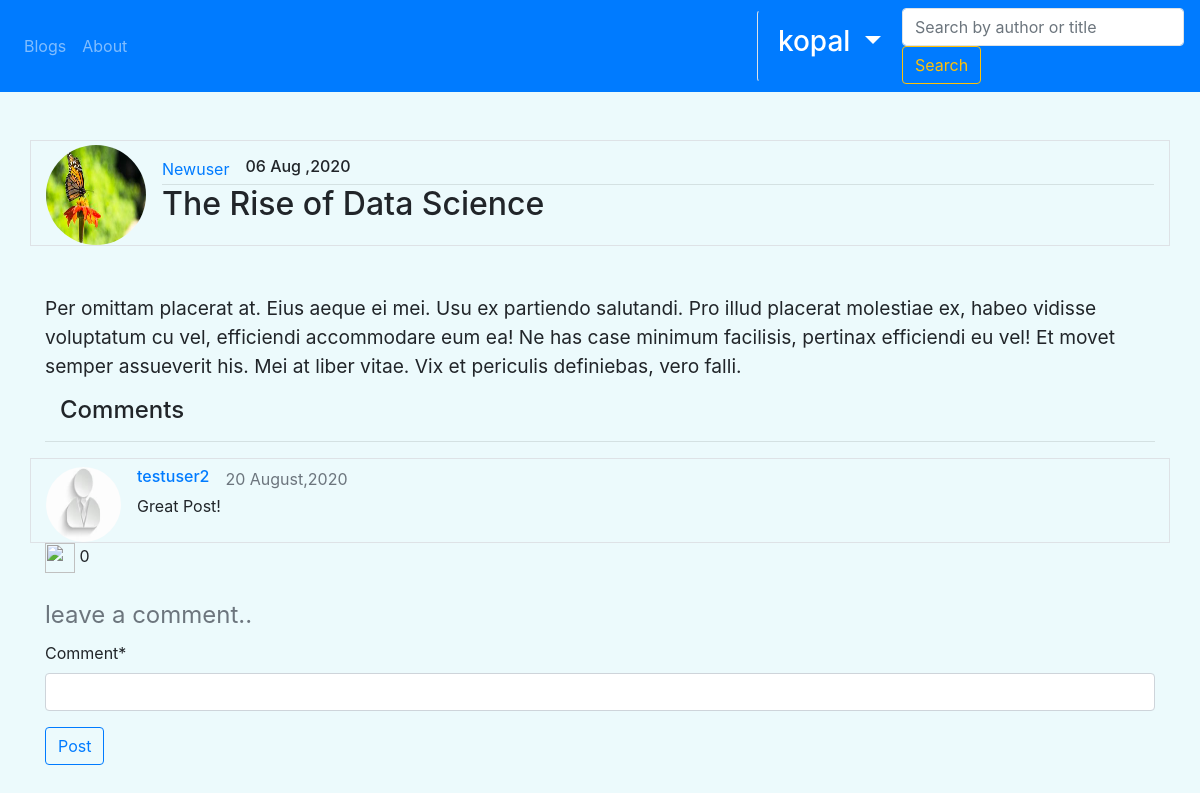
/post/45 (signed in), run on the app's committed database.
### blog/models.py (models this page shows, shortened)
class Post(models.Model):
    title = models.CharField(max_length =100)
    content = models.TextField()
    description = models.CharField(blank=True, null=True ,max_length=300)
    date_posted = models.DateTimeField(default = timezone.now, blank=True)
    author = models.ForeignKey(User ,on_delete=models.CASCADE)

class Comment(models.Model):
    comment = models.CharField(max_length=1000)
    name = models.ForeignKey(User , on_delete=models.CASCADE)
    dated = models.DateTimeField(default = timezone.now)
    post = models.ForeignKey(Post , on_delete=models.CASCADE)
    active = models.BooleanField(default = True)

### Users/models.py (models this page shows, shortened)
class Profile(models.Model):
    user = models.OneToOneField(User , on_delete= models.CASCADE)
    image = models.ImageField(default= 'default.jpg' , upload_to= 'profile_media')

### blog/views.py (the view, shortened to what this page needs)
# urls.py: path("post/<int:pk>",PostDetailView.as_view(), name="post-detail"),
class PostDetailView(DetailView):
    model = Post
    context = {}
    def get_context_data(self, **kwargs):
        post = get_object_or_404(Post , pk = self.kwargs.get('pk'))
        ordering = ['-date_posted']
        comments = Comment.objects.filter(post= post).filter( active=True ).order_by('-dated' ,'-id')
        context = super(PostDetailView, self).get_context_data(**kwargs)
        context['form'] = CreateComment()
        context['comments'] = comments
        context['Upvotes'] = post.vote_set.filter(Like=True).count()
        return context

### blog/forms.py
class CreateComment(forms.ModelForm):
    class Meta:
        model = Comment
        exclude = ['post','name','dated','active']

### blog/templates/blog/post_detail.html (shortened to what this page needs)
{% extends "blog/base.html" %}
{% load crispy_forms_tags %}
{% block content %}
  <br><br>
     <div class="container media border">
      <img src={{object.author.profile.image.url}} class="mr-3 mt-1 rounded-circle" style="width: 100px; height: 100px; aspect-ratio: 1;" alt="image">
      <div class="media-body">
        <div class = " mt-3" style = "display : flex;">
          <a href = {% url "user-posts" post.author %} class = "mr-3">  {{post.author}}    </a>
          <h6 class = "grey" >{{object.date_posted|date:"d M ,Y"}}  </h6>
        </div>
        <hr class="mt-0 mb-0">
        <h2 class = "text-monospace mt-0">
          {{object.title}}
        </h2>
      </div>
    </div>
    <p class="container mt-5" style="font-size:larger;">
        {{object.content}}
    </p>
    <div class="container">
      <h4 class ="container" >Comments</h4>
      <hr>
    </div>
    {% for comment in comments %}
      <div class="container media border">
        <img src={{comment.name.profile.image.url}} class="mr-3 mt-2 rounded-circle equal"  alt="image">
        <div class="media-body">
          <div class = " mt-2" style = "display : flex;">
            <a href = {% url "user-posts" comment.name.username %} class = "mr-3"> <h6 >  {{comment.name}}    </h6>  </a>
            <span class ='text-muted' > {{ comment.dated|date:"d F,Y" }}  </span>
          </div>
          {{comment.comment}}
      </div>
    </div>
    {% endfor %}
    {% if user.is_authenticated %}
      <footer class='container'>
        {% if request.user == object.author %}
            <p>Upvotes : {{Upvotes}}</p>
            <a href= {% url "post-update" object.id %}><button class="btn btn-primary">Update Post</button></a>
            <a href={% url "post-delete" object.id %}><button class="btn btn-danger">Delete Post</button></a>
          </footer>
        {% else %}
        <a href={% url "upvote" object.id %}> <img src = "../../../media/Upvote.png" width=30px height=30px> </a>
        {{Upvotes}}
      </footer>
        {% endif %}
      <br>
      <form method='POST' class="container">
          <fieldset >
              <legend class="text-muted">leave a comment..</legend>
                  {{ form|crispy}}
          </fieldset>
        <button type="submit" class="btn btn-outline-primary">Post</button>
      </form>
    {% else %}
      <div class= "container">
        <hr>
        <a href={% url "cpost-detail" post.id %}>Login to comment or upvote..</a>
      </div>
    {% endif %}
{% endblock content %}

### blog/templates/blog/base.html (shortened to what this page needs)
{% load static %}
<!DOCTYPE html>
<html>
<head>
    <link rel="stylesheet" href="https://maxcdn.bootstrapcdn.com/bootstrap/4.0.0/css/bootstrap.min.css">
</head>
    <body >
        <nav class="navbar navbar-dark sticky-top navbar-expand-lg bg-primary">
            <div class="collapse navbar-collapse" id="navbarTogglerDemo02">
              <ul class="navbar-nav mr-auto">
                {% if posts or userposts %}
                  <li class="nav-item active ">
                {% else %}
                  <li class="nav-item">
                {% endif %}
                  <a class="nav-link light" href= {% url "blog-home" %} > Blogs  <span class="sr-only"> (current) </span></a>
                </li>
                {% if page == 2 %}
                  <li class="nav-item active ">
                {% else %}
                  <li class="nav-item">
                {% endif %}
                <a class="nav-link " href= {% url "blog-about" %}> About
                </li>
              </ul>
              <div class = "left">
              <ul class="navbar-nav mr-auto my-2 my-lg-0 left">
                {% if user.is_authenticated %}
                  <li class="nav-item btn border-left dropdown pd-3">
                    <h3 class="nav-link active dropdown-toggle" href="#" id="navbarDropdown" role="button" data-toggle="dropdown" aria-haspopup="true" aria-expanded="false">
                          {{user.username}}
                    </h3>
                  </li>
                {% endif %}
              </ul>
            </div>
            {% if userposts %}
              <form class="form-inline my-2 my-lg-0" action= {% url "user-posts" view.kwargs.username %} method='GET' >
            {% else %}
              <form class="fo-inline my-2 my-lg-0" action= {% url "blog-home" %} method='GET' >
            {% endif %}
                <input class="form-control mr-sm-2 border" type="search" placeholder="Search by author or title" name='query' aria-label="Search">
                <button class="btn btn-outline-warning my-2 my-sm-0" type="submit">Search</button>
            </form>
            </div>
          </nav>
        {% block content %}
        {% endblock %}
    </body>
</html>

### blog/templates/blog/base.html (style rules this page uses)
.equal { width: 75px; height: 75px; aspect-ratio: 1; }
body { background: #ecfafc; }

### data on the page
Post: author.profile.image (picture), author "Newuser", date_posted "06 Aug ,2020", title "The Rise of Data Science", content "Per omittam placerat at. Eius aeque ei mei. Usu ex partiendo salutandi. Pro illud placerat molestiae ex, habeo vidisse voluptatum cu vel, efficiendi accommodare eum ea! Ne has case minimum facilisis, pertinax efficiendi eu vel! Et movet semper assueverit his. Mei at liber vitae. Vix et periculis definiebas, vero falli."
Comment: name.profile.image (placeholder picture), name "testuser2", dated "20 August,2020", comment "Great Post!"

### other printed values
{{ user.username }} "kopal"
{{ Upvotes }} "0"
